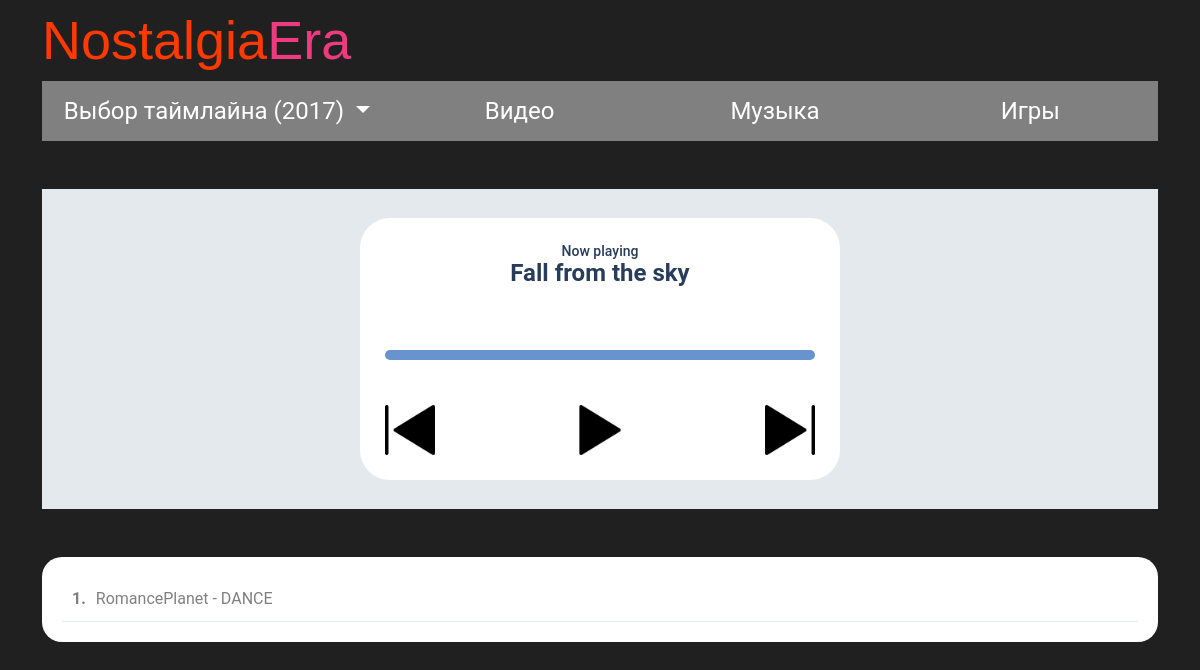
/music/, run on an earlier commit of the app's database.
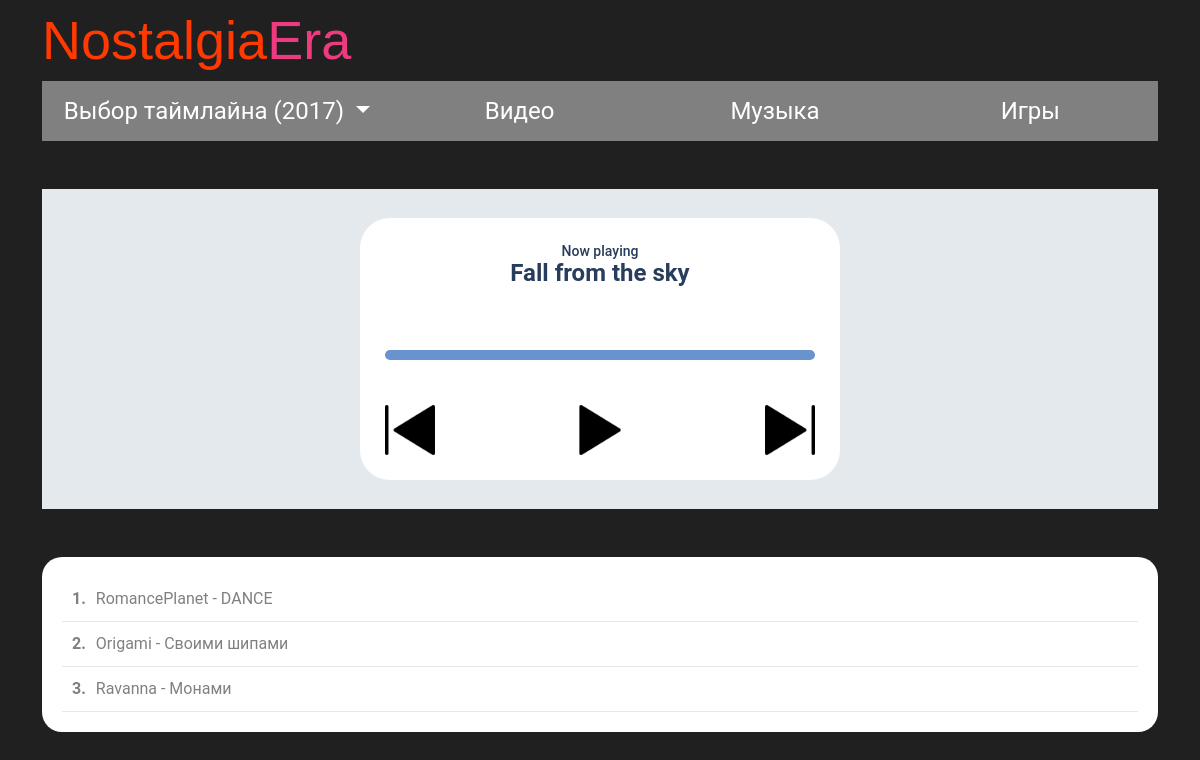
And on a later commit of the database.
### music/models.py (models this page shows, shortened)
class Track(models.Model):
    year = models.ForeignKey(YearFilter, related_name='products', on_delete=models.CASCADE, null=True)
    title = models.CharField(max_length=255)
    file = models.FileField(upload_to='tracks/')  # путь к аудиофайлу
    order = models.PositiveIntegerField(default=0, blank=True)  # порядок воспроизведения, если нужно
    class Meta:
        verbose_name = 'Добавление музыки'

### music/views.py (the view)
# urls.py: path('', music_list, name='musics_index'),
def music_list(request, year_slug=None):
    if not year_slug:
        year_slug = getattr(request, 'global_year_slug', '2017')
    year = get_object_or_404(YearFilter, slug=year_slug)
    musics = Track.objects.filter(year=year)
    return render(request, "music/index.html", {
        "musics": musics,
        'year': year,
        'selected_year': year_slug  # для совместимости
    })

### mysite/context_processors.py (called while the page is built)
def global_year_filter(request):
    return {
        'global_year': getattr(request, 'global_year', '2017'),
        'global_year_slug': getattr(request, 'global_year_slug', '2017'),
        'available_years': [
            {'value': '2017', 'name': '2017'},
            {'value': '2007', 'name': '2007'},
            {'value': '1997', 'name': '1997'},
        ]
    }

### music/templates/music/index.html (shortened to what this page needs)
{% extends 'layouts/base.html' %}
{% load static %}
{% block content %}
<div class="container">
    <div class="row">
        <div class="col col-xl-12 mt-5">
            <div class="wrapper">
                <div class="player" data-year="{{ year.slug }}">
                    <div class="title">Now playing</div>
                    <div class="song">Fall from the sky</div>
                    <div class="progress_container">
                    </div>
                    <div class="buttons-player">
                        <div class="btn-prev"> <img class="btn-player" src='{% static "icons/prev.png" %}' alt="prevpng"></div>
                        <div class="btn-play"><img class="btn-player img_src" src='{% static "icons/play.png" %}' alt="playpng"></div>
                        <div class="btn-next"><img class="btn-player" src='{% static "icons/next.png" %}' alt="nextpng"></div>
                    </div>
                </div>
            </div>
        </div>
    </div>
</div>
<div class="container">
    <div class="row">
        <div class="col col-xl-12 mt-5">
            <div class="track-list">
                {% for music in musics %}
                    <div class="track-item" data-index="{{ forloop.counter0 }}">
                        <span class="track-number"> {{ forloop.counter }}.</span>
                        <span class="track-title">{{ music.title }}</span>
                    </div>
                {% endfor %}
            </div>
        </div>
    </div>
</div>
{% endblock %}

### main/templates/layouts/base.html (shortened to what this page needs)
<!DOCTYPE html>
<html lang="ru">
<head>
    {% load static %}
    <link href="{% static 'bootstrap/css/bootstrap.min.css' %}" rel="stylesheet">
    <link rel="stylesheet" href="{% static 'bootstrap/css/style.css' %}">
    <link rel="stylesheet" href="{% static 'player/player-style.css' %}">
</head>
<body>
<header>
    <div class="container">
        <div class="d-flex logos">
            <a href="{% url 'main:home' %}">
                <span class="nostalgia-word">Nostalgia</span><span class="era-word">Era</span>
            </a>
        </div>
        <section class="buttons d-flex ">
            <div class="dropdown">
    <button class="btn btn-secondary dropdown-toggle btn-intop" type="button" data-bs-toggle="dropdown" aria-expanded="false">
        Выбор таймлайна ({{ global_year }})
    </button>
</div>
            <button type="button" class="btn btn-primary btn-intop"><a class="btn-link" href="{% url 'videos:videos_index' %}">Видео </a></button>
            <button type="button" class="btn btn-primary btn-intop"><a href="{% url 'musics:musics_index' %}" class="btn-link">Музыка</a></button>
            <button type="button" class="btn btn-primary btn-intop"><a href="{% url 'games:games_index' %}" class="btn-link">Игры</a></button>
        </section>
    </div>
</header>
{% block content %}
{% endblock %}
</body>
</html>

### static/player/player-style.css (style rules this page uses)
* { margin: 0; padding: 0; box-sizing: border-box; font-family: 'Roboto', sans-serif; }
.wrapper { height: 40vh; width: 100%; display: flex; justify-content:center; align-items: center; background: #E4E9ED; }
.btn-player { width: 50px; height: auto; cursor: pointer; }
.track-list { max-width: 2000px; margin: 0 auto; background: white; border-radius: 20px; padding: 20px; }
.track-item { display: flex; gap: 10px; padding: 10px; cursor: pointer; border-bottom: 1px solid #E4E9ED; }
.track-number { font-weight: bold; }

What changed in the data, as far as the page shows it:
added Track: title "Origami - Своими шипами"
added Track: title "Ravanna - Монами"
